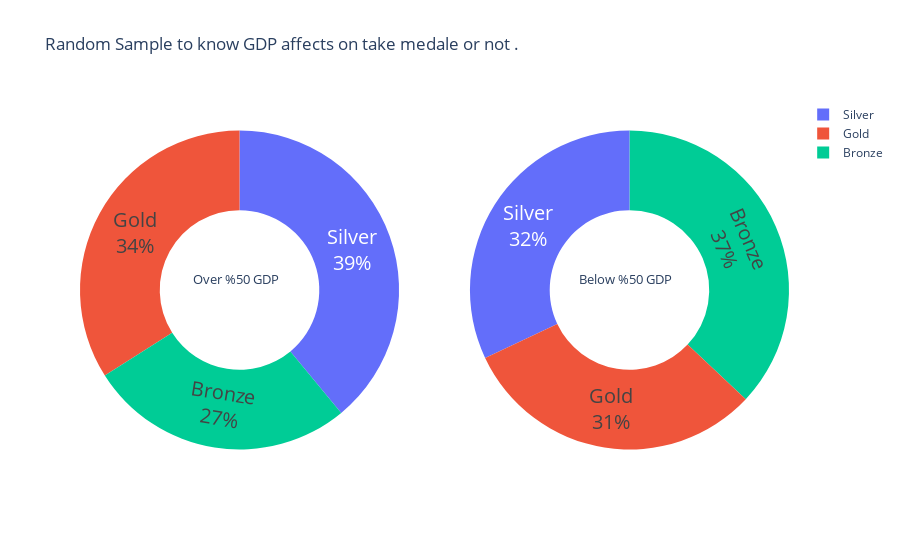

This figure's notebook cell:
### Code cell
from plotly.subplots import make_subplots

above_mean = GDP[GDP['GDP_per_Capita'] > GDP['GDP_per_Capita'].median()].sample(frac=0.5)['Medal'].value_counts()
medal = above_mean.index # For change to list to helps in visualization
num = above_mean.unique() # For change to list to helps in visualization



below_mean = GDP[GDP['GDP_per_Capita'] < GDP['GDP_per_Capita'].median()].sample(frac=0.5)['Medal'].value_counts()
medal2 = below_mean.index # For change to list to helps in visualization
num2 = below_mean.unique() # For change to list to helps in visualization




fig = make_subplots(rows=1, cols=2, specs=[[{'type':'domain'}, {'type':'domain'}]],subplot_titles=['Over mean GDP', "Below mean GDP"])

fig.add_trace(go.Pie(labels=medal, values=list, scalegroup='one' , name='Over'), 1, 1)

fig.add_trace(go.Pie(labels=medal2, values=num2,  scalegroup='one' , name='Below'), 1, 2 )

fig.update_traces(hoverinfo='label+percent+name', textinfo='label+percent', textfont_size=20 , hole = 0.5)

fig.update_layout(title_text = 'Random Sample to know GDP affects on take medale or not .',
annotations=[dict(text='Over %50 GDP', x=0.22, y=0.5, font_size=13, showarrow=False),
            dict(text='Below %50 GDP', x=0.77, y=0.5, font_size=13, showarrow=False)])

### Figure 1 — Plotly figure (JSON) as saved in the notebook; plotly's stock layout.template omitted (floating-point values rounded to 4 significant figures)
{"data": [{"domain": {"x": [0, 0.45], "y": [0, 1]}, "hole": 0.5, "hoverinfo": "label+percent+name", "labels": ["Silver", "Gold", "Bronze"], "name": "Over", "scalegroup": "one", "textfont": {"size": 20}, "textinfo": "label+percent", "type": "pie", "values": [39, 34, 27]}, {"domain": {"x": [0.55, 1], "y": [0, 1]}, "hole": 0.5, "hoverinfo": "label+percent+name", "labels": ["Bronze", "Silver", "Gold"], "name": "Below", "scalegroup": "one", "textfont": {"size": 20}, "textinfo": "label+percent", "type": "pie", "values": [37, 32, 31]}], "layout": {"annotations": [{"font": {"size": 13}, "showarrow": false, "text": "Over %50 GDP", "x": 0.22, "xanchor": "center", "xref": "paper", "y": 0.5, "yanchor": "bottom", "yref": "paper"}, {"font": {"size": 13}, "showarrow": false, "text": "Below %50 GDP", "x": 0.77, "xanchor": "center", "xref": "paper", "y": 0.5, "yanchor": "bottom", "yref": "paper"}], "title": {"text": "Random Sample to know GDP affects on take medale or not ."}}}
